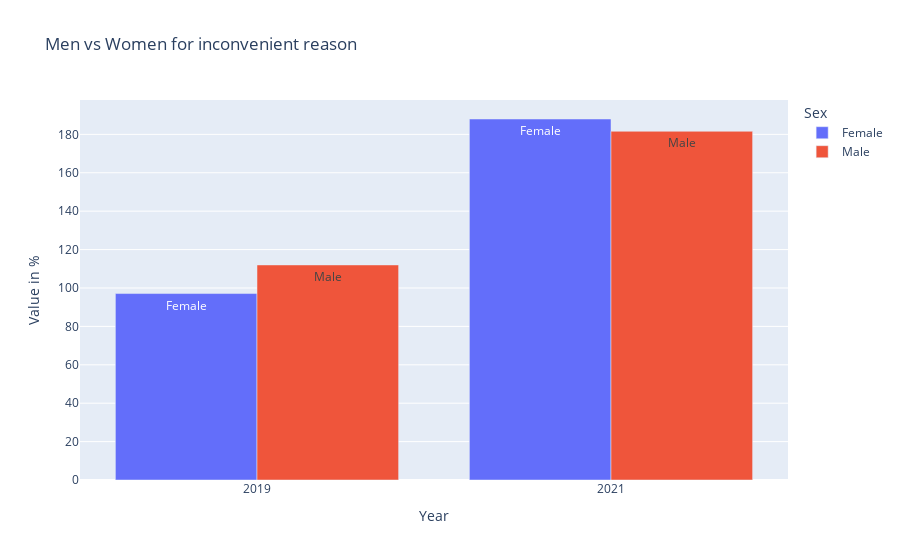

Source (notebook cell):
### Code cell
df_sentiment_filter = df_sentiment.loc[(df_sentiment['Reason']=="Inconvenient")].groupby(["Year","Sex"])['VALUE'].sum().reset_index()
df_sentiment_filter['Year'] = df_sentiment_filter['Year'].astype("str")

fig = px.bar(
    df_sentiment_filter,
    x="Year",
    y="VALUE",
    barmode="group",
    text="Sex",
    color="Sex",
    title="Men vs Women for inconvenient reason"
)
fig.update_xaxes(title="Year")
fig.update_yaxes(title="Value in %")
fig.show()

### Figure 1 — Plotly figure (JSON) as saved in the notebook; plotly's stock layout.template omitted (floating-point values rounded to 4 significant figures)
{"data": [{"alignmentgroup": "True", "hovertemplate": "Sex=%{text}<br>Year=%{x}<br>VALUE=%{y}<extra></extra>", "legendgroup": "Female", "marker": {"color": "#636efa", "pattern": {"shape": ""}}, "name": "Female", "offsetgroup": "Female", "orientation": "v", "showlegend": true, "text": ["Female", "Female"], "textposition": "auto", "type": "bar", "x": ["2019", "2021"], "xaxis": "x", "y": [97.1, 188], "yaxis": "y"}, {"alignmentgroup": "True", "hovertemplate": "Sex=%{text}<br>Year=%{x}<br>VALUE=%{y}<extra></extra>", "legendgroup": "Male", "marker": {"color": "#EF553B", "pattern": {"shape": ""}}, "name": "Male", "offsetgroup": "Male", "orientation": "v", "showlegend": true, "text": ["Male", "Male"], "textposition": "auto", "type": "bar", "x": ["2019", "2021"], "xaxis": "x", "y": [112, 181.6], "yaxis": "y"}], "layout": {"barmode": "group", "legend": {"title": {"text": "Sex"}, "tracegroupgap": 0}, "title": {"text": "Men vs Women for inconvenient reason"}, "xaxis": {"anchor": "y", "domain": [0, 1], "title": {"text": "Year"}}, "yaxis": {"anchor": "x", "domain": [0, 1], "title": {"text": "Value in %"}}}}
